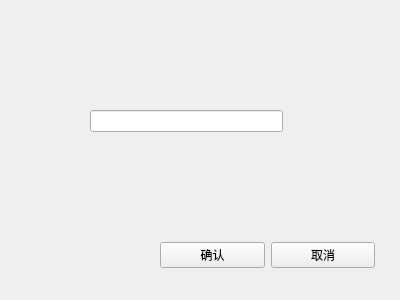
<?xml version="1.0" encoding="UTF-8"?>
<ui version="4.0">
 <class>check</class>
 <widget class="QWidget" name="check">
  <property name="geometry">
   <rect>
    <x>0</x>
    <y>0</y>
    <width>400</width>
    <height>300</height>
   </rect>
  </property>
  <property name="minimumSize">
   <size>
    <width>400</width>
    <height>300</height>
   </size>
  </property>
  <property name="maximumSize">
   <size>
    <width>400</width>
    <height>300</height>
   </size>
  </property>
  <property name="windowTitle">
   <string>Form</string>
  </property>
  <widget class="QLabel" name="title">
   <property name="geometry">
    <rect>
     <x>50</x>
     <y>70</y>
     <width>331</width>
     <height>16</height>
    </rect>
   </property>
   <property name="text">
    <string/>
   </property>
  </widget>
  <widget class="QWidget" name="widget" native="true">
   <property name="geometry">
    <rect>
     <x>160</x>
     <y>230</y>
     <width>215</width>
     <height>50</height>
    </rect>
   </property>
   <layout class="QHBoxLayout" name="horizontalLayout">
    <item>
     <widget class="QPushButton" name="submit">
      <property name="text">
       <string>确认</string>
      </property>
     </widget>
    </item>
    <item>
     <widget class="QPushButton" name="cancel">
      <property name="text">
       <string>取消</string>
      </property>
     </widget>
    </item>
   </layout>
  </widget>
  <widget class="QWidget" name="widget_2" native="true">
   <property name="geometry">
    <rect>
     <x>90</x>
     <y>110</y>
     <width>193</width>
     <height>65</height>
    </rect>
   </property>
   <layout class="QVBoxLayout" name="verticalLayout">
    <item>
     <widget class="QLineEdit" name="in"/>
    </item>
    <item>
     <widget class="QLabel" name="err">
      <property name="text">
       <string/>
      </property>
     </widget>
    </item>
   </layout>
  </widget>
 </widget>
 <resources/>
 <connections/>
</ui>
